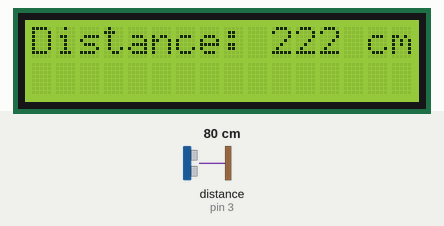
A sketch run on a simulated Arduino Uno, built with avr-gcc and run on an emulated ATmega328P. Shown: 16×2 character LCD. Wiring (inferred from the names in the program): ultrasonic range finder: trigger pin 2; echo pin 3. Inputs (shaded band) come from the test bench; at power-on: distance to the obstacle (sensor on pin 3) 80 cm. The echo pulse lasts 58.3 µs per cm; what the sketch prints to the serial monitor is not drawn.

Above: at 1.2 s.
1.3 s: distance to the obstacle (sensor on pin 3) set to 2 cm
At 2.9 s:
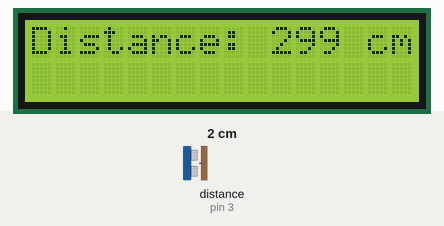
4.0 s: distance to the obstacle (sensor on pin 3) set to 4 cm
At 5.1 s:
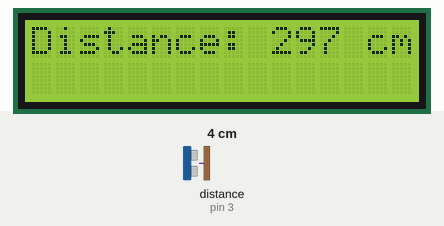
6.7 s: distance to the obstacle (sensor on pin 3) set to 9 cm
At 9.6 s:
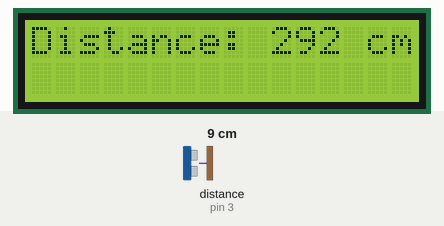
Timing chart, 0 to 11.1 s (numbered marks = the images above; inputs shaded):
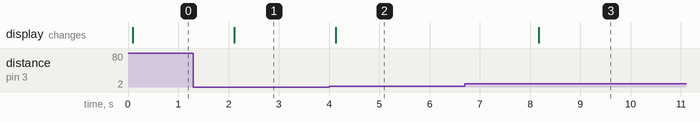

Measured:
- after the input at 1.3 s, the display: changes after 0.81 s (image 1)
- after the input at 4.0 s, the display: changes after 0.13 s (image 2)
- after the input at 6.7 s, the display: changes after 1.5 s (image 3)

The sketch:

ultrasonic_sensor.ino
```cpp
#include <Wire.h>
#include <LiquidCrystal_I2C.h>

// Define pins for ultrasonic sensor
const int trigPin = 2;
const int echoPin = 3;

// Define maximum distance measurable by the sensor in centimeters
const int maxDistance = 300;

// Variables for duration and distance calculation
long duration;
int distance;
int reversedDistance;

// Initialize the LCD object with the I2C address 0x27, and 16 columns and 2 rows
LiquidCrystal_I2C lcd(0x27, 16, 2);

void setup() {
  // Initialize serial communication
  Serial.begin(9600);

  // Initialize the LCD
  lcd.begin();

  // Turn on the backlight
  lcd.backlight();

  // Clear the LCD screen
  lcd.clear();

  // Set trigPin as an OUTPUT
  pinMode(trigPin, OUTPUT);
  // Set echoPin as an INPUT
  pinMode(echoPin, INPUT);
}

void loop() {
  // Clear the trigPin
  digitalWrite(trigPin, LOW);
  delayMicroseconds(2);

  // Set the trigPin on HIGH state for 10 microseconds
  digitalWrite(trigPin, HIGH);
  delayMicroseconds(10);
  digitalWrite(trigPin, LOW);

  // Read the echoPin, returns the sound wave travel time in microseconds
  duration = pulseIn(echoPin, HIGH);

  // Calculate the distance
  distance = duration * 0.034 / 2;

  // Reverse the distance
  reversedDistance = maxDistance - distance;

  // Print the distance on the Serial Monitor
  Serial.print("Distance: ");
  Serial.print(reversedDistance);
  Serial.println(" cm");

  // Display the distance on the LCD
  lcd.setCursor(0, 0);
  lcd.print("Distance: ");
  lcd.print(reversedDistance);
  lcd.print(" cm   ");

  // Delay before next reading
  delay(2000);
}
```
